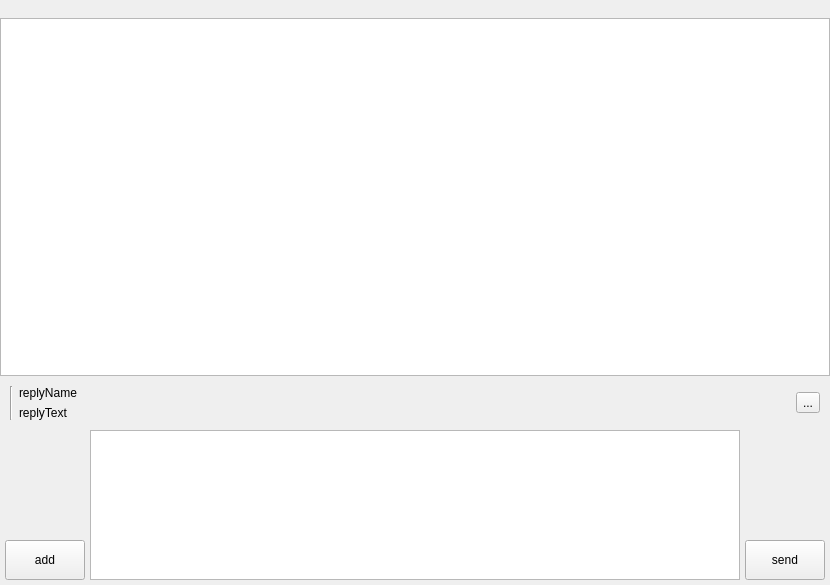
<?xml version="1.0" encoding="UTF-8"?>
<ui version="4.0">
 <class>ChatViewWidget</class>
 <widget class="QWidget" name="ChatViewWidget">
  <property name="geometry">
   <rect>
    <x>0</x>
    <y>0</y>
    <width>830</width>
    <height>585</height>
   </rect>
  </property>
  <property name="windowTitle">
   <string>Form</string>
  </property>
  <layout class="QVBoxLayout" name="verticalLayout_2" stretch="0,1,0">
   <property name="spacing">
    <number>0</number>
   </property>
   <property name="leftMargin">
    <number>0</number>
   </property>
   <property name="topMargin">
    <number>0</number>
   </property>
   <property name="rightMargin">
    <number>0</number>
   </property>
   <property name="bottomMargin">
    <number>0</number>
   </property>
   <item>
    <widget class="QWidget" name="headerWidget" native="true">
     <property name="sizePolicy">
      <sizepolicy hsizetype="Preferred" vsizetype="Fixed">
       <horstretch>0</horstretch>
       <verstretch>60</verstretch>
      </sizepolicy>
     </property>
     <layout class="QHBoxLayout" name="headerLayout"/>
    </widget>
   </item>
   <item>
    <widget class="SmoothListView" name="chatHistoryView"/>
   </item>
   <item>
    <widget class="QWidget" name="messageInputWidget" native="true">
     <property name="sizePolicy">
      <sizepolicy hsizetype="Preferred" vsizetype="Preferred">
       <horstretch>0</horstretch>
       <verstretch>0</verstretch>
      </sizepolicy>
     </property>
     <property name="maximumSize">
      <size>
       <width>16777215</width>
       <height>16777215</height>
      </size>
     </property>
     <layout class="QGridLayout" name="gridLayout">
      <property name="leftMargin">
       <number>5</number>
      </property>
      <property name="topMargin">
       <number>5</number>
      </property>
      <property name="rightMargin">
       <number>5</number>
      </property>
      <property name="bottomMargin">
       <number>5</number>
      </property>
      <property name="spacing">
       <number>5</number>
      </property>
      <item row="3" column="1">
       <widget class="SmoothTextEdit" name="messageTextEdit">
        <property name="sizePolicy">
         <sizepolicy hsizetype="Expanding" vsizetype="MinimumExpanding">
          <horstretch>0</horstretch>
          <verstretch>0</verstretch>
         </sizepolicy>
        </property>
        <property name="minimumSize">
         <size>
          <width>0</width>
          <height>40</height>
         </size>
        </property>
        <property name="maximumSize">
         <size>
          <width>16777215</width>
          <height>150</height>
         </size>
        </property>
       </widget>
      </item>
      <item row="3" column="2" alignment="Qt::AlignmentFlag::AlignBottom">
       <widget class="QPushButton" name="sendButton">
        <property name="sizePolicy">
         <sizepolicy hsizetype="Fixed" vsizetype="Fixed">
          <horstretch>0</horstretch>
          <verstretch>0</verstretch>
         </sizepolicy>
        </property>
        <property name="minimumSize">
         <size>
          <width>0</width>
          <height>40</height>
         </size>
        </property>
        <property name="text">
         <string>send</string>
        </property>
       </widget>
      </item>
      <item row="3" column="0" alignment="Qt::AlignmentFlag::AlignBottom">
       <widget class="QPushButton" name="attachButton">
        <property name="minimumSize">
         <size>
          <width>0</width>
          <height>40</height>
         </size>
        </property>
        <property name="text">
         <string>add</string>
        </property>
       </widget>
      </item>
      <item row="1" column="0" colspan="3">
       <widget class="QWidget" name="replyWidget" native="true">
        <property name="sizePolicy">
         <sizepolicy hsizetype="Preferred" vsizetype="Fixed">
          <horstretch>0</horstretch>
          <verstretch>0</verstretch>
         </sizepolicy>
        </property>
        <property name="maximumSize">
         <size>
          <width>16777215</width>
          <height>16777215</height>
         </size>
        </property>
        <layout class="QHBoxLayout" name="horizontalLayout">
         <property name="leftMargin">
          <number>5</number>
         </property>
         <property name="topMargin">
          <number>5</number>
         </property>
         <property name="rightMargin">
          <number>5</number>
         </property>
         <property name="bottomMargin">
          <number>5</number>
         </property>
         <item>
          <widget class="QFrame" name="replyColorBar">
           <property name="frameShape">
            <enum>QFrame::Shape::VLine</enum>
           </property>
           <property name="frameShadow">
            <enum>QFrame::Shadow::Sunken</enum>
           </property>
          </widget>
         </item>
         <item>
          <layout class="QVBoxLayout" name="verticalLayout_4">
           <item>
            <widget class="QLabel" name="replyNameLabel">
             <property name="text">
              <string>replyName</string>
             </property>
            </widget>
           </item>
           <item>
            <widget class="QLabel" name="replyTextLabel">
             <property name="text">
              <string>replyText</string>
             </property>
            </widget>
           </item>
          </layout>
         </item>
         <item>
          <widget class="QToolButton" name="closeReplyButton">
           <property name="text">
            <string>...</string>
           </property>
           <property name="icon">
            <iconset resource="resources.qrc">
             <normaloff>:/icons/cross.png</normaloff>:/icons/cross.png</iconset>
           </property>
          </widget>
         </item>
        </layout>
       </widget>
      </item>
     </layout>
    </widget>
   </item>
  </layout>
 </widget>
 <customwidgets>
  <customwidget>
   <class>SmoothListView</class>
   <extends>QListView</extends>
   <header location="global">smoothlistview.h</header>
  </customwidget>
  <customwidget>
   <class>SmoothTextEdit</class>
   <extends>QTextEdit</extends>
   <header location="global">smoothtextedit.h</header>
  </customwidget>
 </customwidgets>
 <resources>
  <include location="resources.qrc"/>
 </resources>
 <connections/>
</ui>
